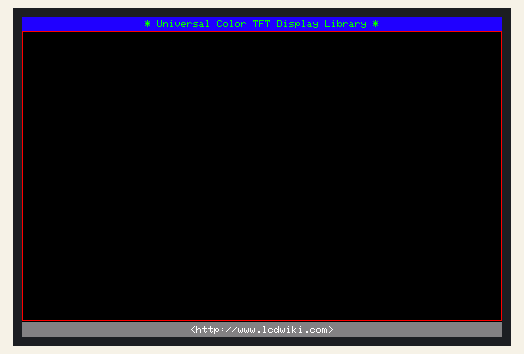
This sketch was run on a simulated ESP32. Parts: 480×320 colour display. Random numbers use the default seed unless the sketch sets one.

Above: at 0.4 s.
At 4.7 s:
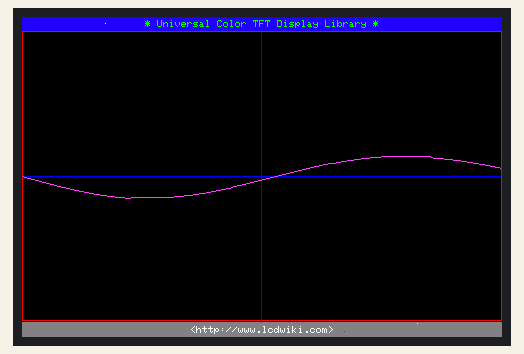
At 9.0 s:
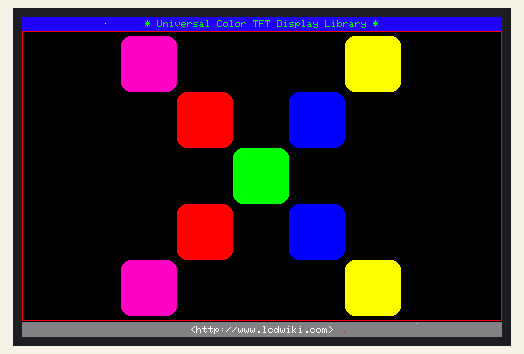
At 17.9 s:
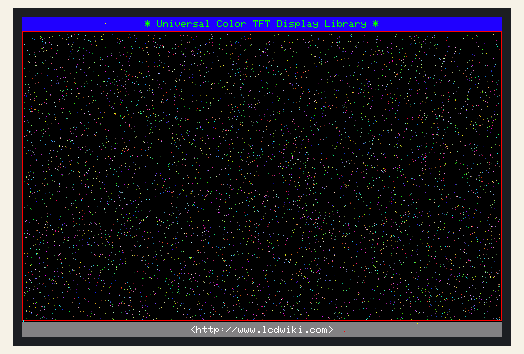
At 26.8 s:
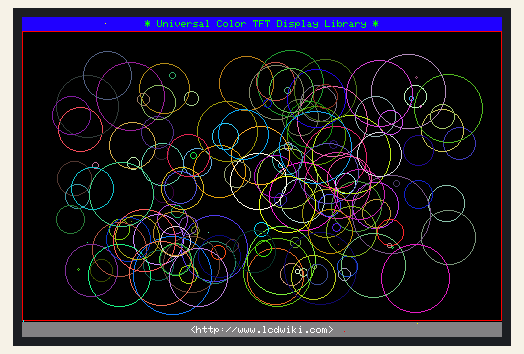
At 36.5 s:
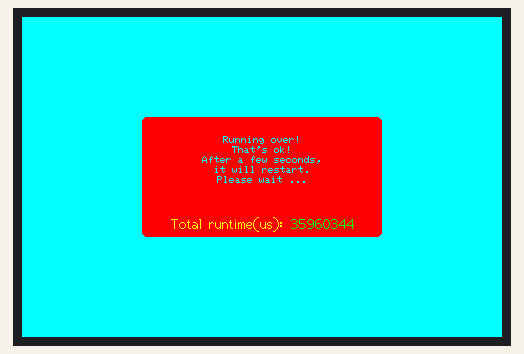

Measured:
- what the display in image 0 shows lasts 2.2 s, from 0.3 s to 2.5 s
- what the display in image 1 shows lasts 2.0 s, from 4.6 s to 6.6 s

The sketch:

colligate_test.ino
```cpp
//This program is a demo of how to use most of the functions
//of the library with a supported display modules.

//pin usage as follow:
//                   CS  DC/RS  RESET    SDI/MOSI  SCK   SDO/MISO  BL      VCC    GND
//ESP32-WROOM-32E:   15    2   ESP32-EN     13      14      12     27      5V     GND

/***********************************************************************************
* @attention
*
* THE PRESENT FIRMWARE WHICH IS FOR GUIDANCE ONLY AIMS AT PROVIDING CUSTOMERS
* WITH CODING INFORMATION REGARDING THEIR PRODUCTS IN ORDER FOR THEM TO SAVE
* TIME. AS A RESULT, QD electronic SHALL NOT BE HELD LIABLE FOR ANY
* DIRECT, INDIRECT OR CONSEQUENTIAL DAMAGES WITH RESPECT TO ANY CLAIMS ARISING
* FROM THE CONTENT OF SUCH FIRMWARE AND/OR THE USE MADE BY CUSTOMERS OF THE
* CODING INFORMATION CONTAINED HEREIN IN CONNECTION WITH THEIR PRODUCTS.
**********************************************************************************/
#include <TFT_eSPI.h>
#include <SPI.h>

#define CENTER 240

TFT_eSPI my_lcd = TFT_eSPI();

//display main surface
unsigned long show_text(void)
{
    unsigned long time_start = micros();
    my_lcd.fillRect(0, 0, my_lcd.width(), 15,0x201F);
    my_lcd.setTextColor(0x07E0);
    my_lcd.drawCentreString("* Universal Color TFT Display Library *",CENTER,3,1);
    my_lcd.fillRect(0, my_lcd.height()-15, my_lcd.width(), 15,0x8410);
    my_lcd.setTextColor(0xFFFF);
    my_lcd.drawCentreString("<http://www.lcdwiki.com>",CENTER,my_lcd.height()-11,1);

    my_lcd.drawRect(0, 14, my_lcd.width(), my_lcd.height()-30,TFT_RED);
    return micros() - time_start;
}

//display triangle functions
unsigned long show_triangle_function(void)
{
     uint16_t i;
     unsigned long time_start = micros();
     // Draw crosshairs
     my_lcd.drawFastVLine(my_lcd.width()/2-1, 15, my_lcd.height()-32, TFT_BLUE);
     my_lcd.drawFastHLine(1, my_lcd.height()/2-1, my_lcd.width()-2, TFT_BLUE);

     for(i = 1;i <= (my_lcd.height()- 32)/2/10;i++)
     {
         my_lcd.drawFastHLine(my_lcd.width()/2-1-2, my_lcd.height()/2-1-i*10, 5, TFT_BLUE);
         my_lcd.drawFastHLine(my_lcd.width()/2-1-2, my_lcd.height()/2-1+i*10, 5, TFT_BLUE);
     }
     for(i = 1;i <= (my_lcd.width()-2)/2/10;i++)
     {
         my_lcd.drawFastVLine(my_lcd.width()/2-1-i*10, my_lcd.height()/2-1-2, 5, TFT_BLUE);
         my_lcd.drawFastVLine(my_lcd.width()/2-1+i*10, my_lcd.height()/2-1-2, 5, TFT_BLUE);
     }

     // Draw sin lines
     my_lcd.setTextColor(0x07FF);
     my_lcd.drawString("sin",5,17,2);

     for (i=1; i<my_lcd.width()-2; i++)
     {
        my_lcd.drawPixel(i,my_lcd.height()/2-1+(sin(((i*1.13)*3.14)/180)*95),0x07FF);
     }

     // Draw cos lines
     my_lcd.setTextColor(0x07E0);
     my_lcd.drawString("cos",5,29,2);
     for (i=1; i<my_lcd.width()-2; i++)
     {
        my_lcd.drawPixel(i,my_lcd.height()/2-1+(cos(((i*1.13)*3.14)/180)*95),0x07E0);
     }

     // Draw tan lines
     my_lcd.setTextColor(0xFFE0);
     my_lcd.drawString("tan",5,41,2);

     for (i=1; i<my_lcd.width()-2; i++)
     {
        my_lcd.drawPixel(i,my_lcd.height()/2-1+(tan(((i*1.13)*3.14)/180)*10),0xFFE0);
     }

     // Draw cot lines
     my_lcd.setTextColor(0xF800);
     my_lcd.drawString("cot",5,53,2);
     for (i=1; i<my_lcd.width()-2; i++)
     {
        my_lcd.drawPixel(i,my_lcd.height()/2-1+1/(tan(((i*1.13)*3.14)/180)*0.1),0xF800);
     }
     return micros()-time_start;
}

// Draw a moving sinewave
unsigned long show_sinewave(void)
{
   uint16_t x = 1,i,y,color;
   uint8_t buf[my_lcd.width()-2];
   unsigned long time_start = micros();
   int16_t t = 15;
   float k = 0.7;

   my_lcd.drawFastVLine(my_lcd.width()/2-1, 15, my_lcd.height()-32, TFT_BLUE);
   my_lcd.drawFastHLine(1, my_lcd.height()/2-1, my_lcd.width()-2, TFT_BLUE);

   for (i=1; i<((my_lcd.width()-2)*t); i++)
   {
      x++;
      if (x==my_lcd.width()-1)
      {
          x=1;
      }
      if (i>my_lcd.width()-1)
      {
          if ((x==my_lcd.width()/2-1)||(buf[x-1]==my_lcd.height()/2-1))
          {
              color = TFT_BLUE;
          }
          else
          {
             color = TFT_BLACK;
          }
          my_lcd.drawPixel(x,buf[x-1],color);
    }
    y=my_lcd.height()/2-1+(sin(((i*k)*3.14)/180)*(90-(i/100)));
    my_lcd.drawPixel(x,y,0xFA1F);
    buf[x-1]=y;
  }
  return micros()- time_start;
}

// Draw some filled rectangles
unsigned long show_fill_rectangle(void)
{
    uint16_t i,color;
    unsigned long time_start = micros();
    uint16_t side_len = (my_lcd.height()-40)/5;
    uint16_t x_spec = (my_lcd.width()-5*side_len)/2;
    uint16_t y_spec = (my_lcd.height()-5*side_len)/2;
    for(i = 0;i<5;i++)
    {
          switch (i)
          {
            case 0:
              color = 0xF818;
              break;
            case 1:
              color = TFT_RED;
              break;
            case 2:
              color = TFT_GREEN;
              break;
            case 3:
              color = TFT_BLUE;
              break;
            case 4:
              color = 0xFFE0;
              break;
            default:
              break;
          }
          my_lcd.fillRect(x_spec+i*side_len-1, y_spec+i*side_len-1, side_len, side_len,color);
          my_lcd.fillRect(x_spec+i*side_len-1, y_spec+(4-i)*side_len-1, side_len, side_len,color);
     }
     return micros()- time_start;
}

// Draw some filled round rectangles
unsigned long show_fill_round_rectangle(void)
{
    uint16_t i,color;
    unsigned long time_start = micros();
    uint16_t side_len = (my_lcd.height()-40)/5;
    uint16_t x_spec = (my_lcd.width()-5*side_len)/2;
    uint16_t y_spec = (my_lcd.height()-5*side_len)/2;
    for(i = 0;i<5;i++)
    {
          switch (i)
          {
            case 0:
              color = 0xF818;
              break;
            case 1:
              color = TFT_RED;
              break;
            case 2:
              color = TFT_GREEN;
              break;
            case 3:
              color = TFT_BLUE;
              break;
            case 4:
              color = 0xFFE0;
              break;
            default:
              break;
          }
          my_lcd.fillRoundRect(x_spec+i*side_len-1, y_spec+i*side_len-1, side_len, side_len,10,color);
          my_lcd.fillRoundRect(x_spec+i*side_len-1, y_spec+(4-i)*side_len-1, side_len, side_len,10,color);
     }
     return micros()- time_start;
}

// Draw some filled circles
unsigned long show_fill_circle(void)
{
    uint16_t i,color;
    unsigned long time_start = micros();
    uint16_t r_len = (my_lcd.height()-40)/5/2;
    uint16_t x_spec = (my_lcd.width()-5*r_len*2)/2;
    uint16_t y_spec = (my_lcd.height()-5*r_len*2)/2;
    for(i = 0;i<5;i++)
    {
          switch (i)
          {
            case 0:
              color = 0xF818;
              break;
            case 1:
              color = TFT_RED;
              break;
            case 2:
              color = TFT_GREEN;
              break;
            case 3:
              color = TFT_BLUE;
              break;
            case 4:
              color = 0xFFE0;
              break;
            default:
              break;
          }
          my_lcd.fillCircle(x_spec+r_len+i*r_len*2-1, y_spec+r_len+i*r_len*2-1,r_len,color);
          my_lcd.fillCircle(x_spec+r_len+i*r_len*2-1, y_spec+(5-i)*r_len*2-r_len-1,r_len,color);
     }
     return micros()- time_start;
 }

// Draw some filled triangles
unsigned long show_fill_triangle(void)
{
    uint16_t i,color;
    unsigned long time_start = micros();
    uint16_t h_len = (my_lcd.height()-40)/5;
    uint16_t side_len = (h_len*115)/100;
    uint16_t x_spec = (my_lcd.width()-5*side_len)/2;
    uint16_t y_spec = (my_lcd.height()-5*h_len)/2;
    for(i = 0;i<5;i++)
    {
          switch (i)
          {
            case 0:
              color = 0xF818;
              break;
            case 1:
              color = TFT_RED;
              break;
            case 2:
              color = TFT_GREEN;
              break;
            case 3:
              color = TFT_BLUE;
              break;
            case 4:
              color = 0xFFE0;
              break;
            default:
              break;
          }
          my_lcd.fillTriangle(x_spec+i*side_len-1,y_spec+(i+1)*h_len-1,x_spec+side_len/2+i*side_len-1,y_spec+i*h_len-1,x_spec+(i+1)*side_len-1,y_spec+(i+1)*h_len-1,color);
          my_lcd.fillTriangle(x_spec+i*side_len-1,y_spec+(5-i)*h_len-1,x_spec+side_len/2+i*side_len-1,y_spec+(4-i)*h_len-1,x_spec+(i+1)*side_len-1,y_spec+(5-i)*h_len-1,color);
     }
     return micros()- time_start;
}

// Draw some lines in a pattern
unsigned long show_grid_lines(void)
{
    uint16_t i;
    unsigned long time_start = micros();
   float k=1.6;
    for (i=16; i<my_lcd.height()-17; i+=5)
    {
       my_lcd.drawLine(1, i, (i*k)-10, my_lcd.height()-18, TFT_RED);
     }
     for (i=my_lcd.height()-17; i>16; i-=5)
    {
      my_lcd.drawLine(my_lcd.width()-2, i, (i*k)-11, 16, TFT_RED);
    }
    for (i=my_lcd.height()-16; i>16; i-=5)
    {
      my_lcd.drawLine(1, i, (my_lcd.height()-17)*k+10-(i*k), 16, 0x07FF);
    }
    for (int i=15; i<my_lcd.height()-17; i+=5)
    {
        my_lcd.drawLine(my_lcd.width()-2, i, (my_lcd.height()-17)*k+10-(i*k), my_lcd.height()-18, 0x07FF);
    }
    return micros()- time_start;
}

// Draw some random pixels
unsigned long show_random_pixels(void)
{
    uint16_t i;
    unsigned long time_start = micros();
    for(i = 0;i< 5000;i++)
    {
       my_lcd.drawPixel(2+random(my_lcd.width()-4),17+random(my_lcd.height()-34),random(0xFFFF));
    }
    return micros()- time_start;
}

// Draw some random lines
unsigned long show_random_lines(void)
{
    uint16_t i;
    unsigned long time_start = micros();
    for(i = 0;i< 300;i++)
    {
       my_lcd.drawLine(2+random(my_lcd.width()-4),17+random(my_lcd.height()-34),2+random(my_lcd.width()-4),17+random(my_lcd.height()-34),random(0xFFFF));
    }
    return micros()- time_start;
}

// Draw some random rectangles
unsigned long show_random_rectangles(void)
{
    uint16_t i,x,y,x1,y1,r;
    unsigned long time_start = micros();
    for(i = 0;i< 150;i++)
    {
      x = 2+random(my_lcd.width()-4);
      y = 17+random(my_lcd.height()-34);
      x1 = 2+random(my_lcd.width()-4);
      y1 = 17+random(my_lcd.height()-34);
      if (x1<x)
      {
        r=x;x=x1;x1=r;
      }
      if (y1<y)
      {
        r=y;y=y1;y1=r;
      }
      my_lcd.drawRect(x,y,x1-x,y1-y,random(0xFFFF));
    }
    return micros()- time_start;
}

// Draw some random round rectangles
unsigned long show_random_round_rectangles(void)
{
     uint16_t i,x,y,x1,y1,r;
    unsigned long time_start = micros();
    for(i = 0;i< 150;i++)
    {
      x = 2+random(my_lcd.width()-4);
      y = 17+random(my_lcd.height()-34);
      x1 = 2+random(my_lcd.width()-4);
      y1 = 17+random(my_lcd.height()-34);
      if (x1<x)
      {
        r=x;x=x1;x1=r;
      }
      if (y1<y)
      {
        r=y;y=y1;y1=r;
      }
       my_lcd.drawRoundRect(x,y,x1-x,y1-y,5,random(0xFFFF));
    }
    return micros()- time_start;
}

// Draw some random circles
unsigned long show_random_circles(void)
{
    uint16_t i;
    unsigned long time_start = micros();
    for(i = 0;i< 150;i++)
    {
       my_lcd.drawCircle(41+random(my_lcd.width()-82), 56+random(my_lcd.height()-112), random(40),random(0xFFFF));
    }
    return micros()- time_start;
}

// Draw some random triangles
unsigned long show_random_triangles(void)
{
    uint16_t i;
    unsigned long time_start = micros();
    for(i = 0;i< 150;i++)
    {
       my_lcd.drawTriangle(2+random(my_lcd.width()-4),17+random(my_lcd.height()-34),2+random(my_lcd.width()-4),17+random(my_lcd.height()-34),2+random(my_lcd.width()-4),17+random(my_lcd.height()-34),random(0xFFFF));
    }
    return micros()- time_start;
}

//Clear the screen
void clear_screen(void)
{
   delay(2000);
   my_lcd.fillRect(1, 15, my_lcd.width()-2,my_lcd.height()-32,TFT_BLACK);
}

unsigned long (*show_function[])(void) =
 {
                                          show_text,
                                          show_triangle_function,
                                          show_sinewave,
                                          show_fill_rectangle,
                                          show_fill_round_rectangle,
                                          show_fill_circle,
                                          show_fill_triangle,
                                          show_grid_lines,
                                          show_random_pixels,
                                          show_random_lines,
                                          show_random_rectangles,
                                          show_random_round_rectangles,
                                          show_random_circles,
                                          show_random_triangles,
                                          };

 const char* show_str[] =
 {
                       "TEST_TX  :",
                       "TEST_TF  :",
                       "TEST_SW  :",
                       "TEST_FR  :",
                       "TEST_FRR :",
                       "TEST_FC  :",
                       "TEST_FT  :",
                       "TEST_GL  :",
                       "TEST_RP  :",
                       "TEST_RL  :",
                       "TEST_RR  :",
                       "TEST_RRR :",
                       "TEST_RC  :",
                       "TEST_RT  :",
                     };
//display the running time of programs
unsigned long show_total_time(void)
{
     uint16_t i;
     unsigned long buf[14];
     unsigned long time_start = micros();
     for(i = 0;i< 14;i++)
     {
        buf[i] = show_function[i]();
        clear_screen();
     }
     for(i = 0;i<14; i++)
     {
         my_lcd.setTextColor(0xFD20);
         my_lcd.drawString(show_str[i], (my_lcd.width()-260)/2-1, (my_lcd.height()-230)/2+i*16-1,2);

         my_lcd.setTextColor(TFT_GREEN);
         my_lcd.drawNumber(buf[i], (my_lcd.width()-260)/2-1+200, (my_lcd.height()-230)/2+i*16-1,2);
     }
     delay(5000);
     return micros()- time_start;
}

//display ending and total running time
void show_end(unsigned long run_time)
{
    my_lcd.fillScreen(0x07FF);
    my_lcd.fillRoundRect(my_lcd.width()/2-1-120+1, my_lcd.height()/2-1-60+1, 240, 120,5,TFT_RED);
    my_lcd.setTextColor(0x07FF);
    my_lcd.drawCentreString("Running over!",CENTER,my_lcd.height()/2-1-40,1);
    my_lcd.drawCentreString("That's ok!",CENTER,my_lcd.height()/2-1-30,1);
    my_lcd.drawCentreString("After a few seconds,",CENTER,my_lcd.height()/2-1-20,1);
    my_lcd.drawCentreString("it will restart.",CENTER,my_lcd.height()/2-1-10,1);
    my_lcd.drawCentreString("Please wait ...",CENTER,my_lcd.height()/2-1,1);
    my_lcd.setTextColor(0xFFE0);
    my_lcd.drawString("Total runtime(us):  ", my_lcd.width()/2-1-90,my_lcd.height()/2-1+40,2);
    my_lcd.setTextColor(TFT_GREEN);
    my_lcd.drawNumber(run_time, my_lcd.width()/2-1+30, my_lcd.height()/2-1+40,2);
    delay(10000);
}

void setup()
{
  my_lcd.init();
  my_lcd.setRotation(1);
}

void loop()
{
    unsigned long total_time;
      my_lcd.fillScreen(TFT_BLACK);
    total_time = show_total_time();
    show_end(total_time);
}
```
